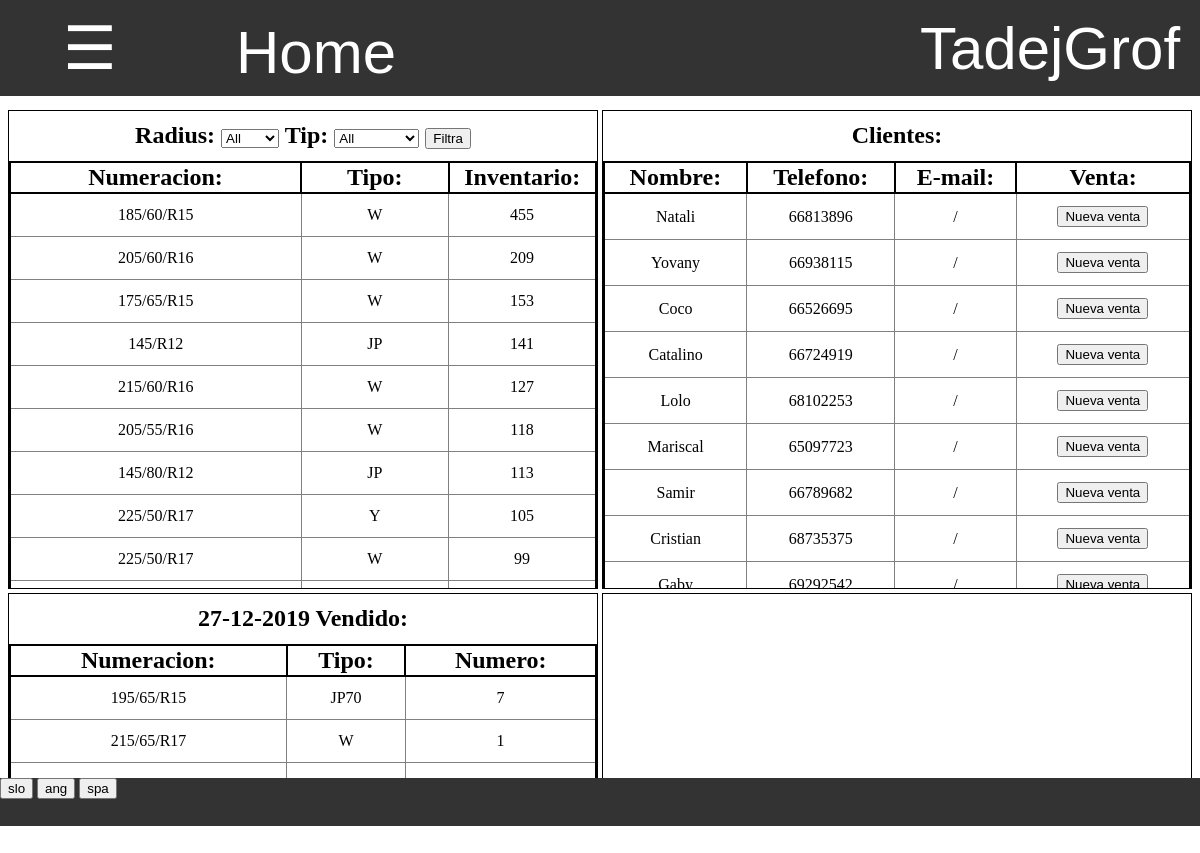
The app's page / (signed in) with its own data.
### program/models.py (models this page shows)
class Profil(models.Model):
    user = models.OneToOneField(User,on_delete=models.CASCADE)
    jezik =  models.CharField(default="spa",max_length=3, choices=JEZIKI)

### prodaja/models.py (models this page shows, shortened)
class Stranka(models.Model):
    prodaja = models.ForeignKey(Prodaja, default=1, on_delete=models.CASCADE)
    naziv = models.CharField(default="", max_length=30)
    ime = models.CharField(default="", max_length=30)
    telefon = models.CharField(default="", max_length=20)
    mail = models.CharField(default="",max_length=40)
    naslov = models.OneToOneField(Naslov, on_delete=models.CASCADE, default=0)
    davcna = models.CharField(default="", max_length=30)
    status = models.CharField(default='aktivno',max_length=10)
    stevilo_kupljenih = models.IntegerField(default=0)
    skupna_cena_kupljenih = models.DecimalField(decimal_places=1,max_digits=5,default=0)
    @property
    def ima_aktivno_prodajo(self):
        return self.baza_set.all().filter(status="aktivno").exists()

### zaloga/models.py (models this page shows, shortened)
class Dnevna_prodaja(models.Model):
    zaloga = models.ForeignKey(Zaloga, default=1, on_delete=models.CASCADE)
    prodaja = models.ForeignKey(Prodaja, default=1, on_delete=models.CASCADE)
    datum = models.DateField(default=timezone.now)
    title = models.CharField(default="", max_length=20)
    tip = 'dnevna_prodaja'
    skupna_cena = models.DecimalField(decimal_places=2,max_digits=6,default=0)
    skupno_stevilo = models.IntegerField(default = 0)
    @property
    def racuni(self):
        return self.baza_set.filter(tip='racun',status='veljavno').order_by('-pk').prefetch_related('vnos_set')
    @property
    def prodane(self):
        prodane = {}
        for racun in self.racuni:
            for vnos in racun.vnos_set.all():
                dimenzija_vnos = str(vnos.dimenzija) + '-' + vnos.tip
                if dimenzija_vnos in prodane:
                    prodane[dimenzija_vnos]['stevilo'] += vnos.stevilo
                    prodane[dimenzija_vnos]['cena'] += vnos.cena * vnos.stevilo
                else:
                    slovar = {'dimenzija':vnos.dimenzija.dimenzija, 'stevilo':vnos.stevilo,'tip':vnos.tip,'cena':vnos.cena * vnos.stevilo}
                    prodane.update({dimenzija_vnos:slovar})
        return prodane

### program/views.py (the view)
# urls.py: path('', views.home_page, name='home_page'),
@login_required
def home_page(request):
    stranke = prodaja.stranka_set.all().filter(status="aktivno")
    tip = request.GET.get('tip','all')
    radius = request.GET.get('radius','all')
    if tip == "all":
        sestavine = zaloga.vrni_top_10(radius)
    elif radius == "all":
        sestavine = zaloga.sestavina_set.all().order_by('-' + tip)[:10].values('dimenzija__dimenzija',tip)
        for sestavina in sestavine:
            sestavina.update({'tip':tip})
    else:
        sestavine = zaloga.sestavina_set.all().filter(dimenzija__radius = radius).order_by('-' + tip)[:10].values('dimenzija__dimenzija',tip)
        for sestavina in sestavine:
            sestavina.update({'tip':tip})
    danasnja_prodaja = Dnevna_prodaja.objects.filter(datum = datetime.date.today()).first()
    slovar = {
        'dnevna_prodaja':danasnja_prodaja,
        'stranke':stranke,
        'sestavine':sestavine,
        'tip':tip,
        }
    return pokazi_stran(request, 'program/home_page.html', slovar)

### program/models.py (called while the page is built)
    @property
    def vrni_jezike(self):
        return JEZIKI

### program/views.py (called while the page is built)
def vrni_slovar(request):
    with open('slovar.json') as dat:
        slovar = json.load(dat)
    return slovar

def pokazi_stran(request, html, baze={}):
    slovar = {'zaloga':zaloga,'program':program,'slovar':vrni_slovar(request),'jezik':request.user.profil.jezik}
    slovar.update(baze)
    return render(request, html, slovar)

### zaloga/models.py (called while the page is built)
    @property
    def vrni_razlicne_radiuse(self):
        razlicni_radiusi = []
        for radius in self.sestavina_set.all().values('dimenzija__radius').distinct().order_by('dimenzija__radius'):
            razlicni_radiusi.append(radius['dimenzija__radius'])
        return razlicni_radiusi

    @property
    def vrni_tipe(self):
        return TIPI_SESTAVINE

    def __str__(self):
        return self.dimenzija

### zaloga/templatetags/zaloga_exstras.py (called while the page is built)
@register.filter
def keyvalue(dict, key):
    return dict[key]

### program/templates/program/home_page.html (shortened to what this page needs)
{% extends 'program/base.html' %}
{% load zaloga_exstras %}
{% block content %}
    <div style="height:2%"></div>
    {% if perms.zaloga.view_zaloga %}
        <div class="cetrt pogoste_dimenzije">
            <h2>
                Radius:
                <select name="radius" form="top10">
                    <option value="all"> All </option>
                </select>
                Tip:
                <select name="tip" form="top10">
                    <option value="all"> All </option>
                </select>
                <form style="display:inline-block" id="top10" action="{% url 'home_page' %}" method="GET">
                    <input type="submit" value="{{slovar|keyvalue:'Filtriraj'|keyvalue:jezik}}">
                </form>
            </h2>
            <table style="table-layout: fixed; width: 100% " class="tabela_vnosov">
                <tr>
                    <th width="50%"> {{slovar|keyvalue:'Dimenzija'|keyvalue:jezik}}:</th>
                    <th width="25%"> {{slovar|keyvalue:'Tip'|keyvalue:jezik}}: </th>
                    <th width="25%"> {{slovar|keyvalue:'Zaloga'|keyvalue:jezik}}: </th>
                </tr>
                {% for sestavina in sestavine %}
                    <tr>
                        <td> {{sestavina.dimenzija__dimenzija}} </td>
                        {% with sestavina.tip as tip_sestavine %}
                        <td> {{tip_sestavine}} </td>
                        <td> {{sestavina|keyvalue:tip_sestavine}} </td>
                        {% endwith %}
                    <tr>
                {% endfor %}
            </table>
        </div>
    {% endif %}
    {% if perms.prodaja.view_stranka %}
    <div class="cetrt stranke">
        <h2> {{slovar|keyvalue:'Stranke'|keyvalue:jezik}}: </h2>
        <table class="tabela_vnosov">
            <tr class="header">
                <th> {{slovar|keyvalue:'Naziv'|keyvalue:jezik}}: </th>
                <th> {{slovar|keyvalue:'Telefon'|keyvalue:jezik}}: </th>
                <th> {{slovar|keyvalue:'E-mail'|keyvalue:jezik}}: </th>
                <th> {{slovar|keyvalue:'Prodaja'|keyvalue:jezik}}: </th>
            </tr>
            {% for stranka in stranke %}
                <tr>
                    <td> {{stranka.naziv}} </td>
                    <td> {{stranka.telefon}} </td>
                    <td> {{stranka.mail}} </td>
                    <td>
                        {% if stranka.ima_aktivno_prodajo %}
                            <form action="{% url 'baza' 'vele_prodaja' stranka.aktivna_prodaja.pk %}" method="GET">
                                <input type="submit" value="{{slovar|keyvalue:'Ogled'|keyvalue:jezik}}">
                            </form>
                        {% else %}
                            <form action="{% url 'nova_baza' 'vele_prodaja' %}" method="POST" onsubmit="return Confirm()">
                                <input type="submit" value="{{slovar|keyvalue:'Nova prodaja'|keyvalue:jezik}}">
                            </form>
                        {% endif %}
                    </tr>
            {% endfor %}
        </table>
    </div>
    {% endif %}
    {% if perms.zaloga.view_dnevna_prodaja %}
    <div class="cetrt dnevna_prodaja">
        {% if dnevna_prodaja == None %}
            <h1>
                {{zaloga.danes}}
            </h1>
            <div class="ustvari_prodajo" style="margin-top:5%">
                <form style="width:90%;height:50%;display:inline-block" action="{% url 'nova_dnevna_prodaja' %}" method="POST">
                    {% csrf_token %}
                    <input style="width:60%;height:70%;font-size:5vh" type="submit" value="{{slovar|keyvalue:'Nova dnevna prodaja'|keyvalue:jezik}}">
                </form>
            </div>
        {% else %}
            <h2> {{dnevna_prodaja.title}} {{slovar|keyvalue:'Prodane'|keyvalue:jezik}}: </h2>
            <table class="tabela_vnosov">
                <tr>
                    <th> {{slovar|keyvalue:'Dimenzija'|keyvalue:jezik}}:</th>
                    <th> {{slovar|keyvalue:'Tip'|keyvalue:jezik}}: </th>
                    <th> {{slovar|keyvalue:'Stevilo'|keyvalue:jezik}}: </th>
                </tr>
                {% with dnevna_prodaja.prodane as prodane %}
                {% for prodana in prodane %}
                    <tr>
                        <td> {{prodane|keyvalue:prodana|keyvalue:'dimenzija'}} </td>
                        <td> {{prodane|keyvalue:prodana|keyvalue:'tip'}} </td>
                        <td> {{prodane|keyvalue:prodana|keyvalue:'stevilo'}} </td>
                    </tr>
                {% endfor %}
                {% endwith %}
            </table>
        {% endif %}
    </div>
    {% endif %}
    <div class="cetrt info">
    </div>
{% endblock %}

### program/templates/css/navbar.html (shortened to what this page needs)
{% load zaloga_exstras %}
<div id="navbar" class="navbar">
    <button onclick="odpri()" class="nav" style="width:15%"> ☰ </button>
    <a style="width:20%" href="/">Home</a>
    <div class="racun dropdown" id="racun">
        <button class="dropbtn" >{{ user.get_username }}
        </button>
    </div>
</div>

### program/static/css/footer.css (style rules this page uses)
div { margin: 0%; padding: 0%; }
div input { margin: 0%; }
div form { margin:0%; padding: 0% }

### program/templates/program/base.html (style rules this page uses)
body { margin: 0%; padding: 0%; overflow:hidden; }
div { margin: 0%; padding: 0%; }

### program/templates/css/tabele.html (style rules this page uses)
table.tabela_vnosov { width:100%; border-spacing:0; border: 2px solid black; border-collapse: collapse; padding:0.5% }
table.tabela_vnosov th { border: 2px solid black; border-collapse: collapse; font-size: 150%; }
table.tabela_vnosov td { font-size: 100%; text-align: center; border: 1px solid grey; padding: 1vmin; border-collapse: collapse; }

### program/templates/css/navbar.html (style rules this page uses)
.navbar { overflow: hidden; background-color: #333; font-family: Arial; height:12% }
.navbar a { float: left; font-size: 5vmin; color: white; text-align: center; padding: 18px 16px; text-decoration:none; height:100%; }
.navbar .dropdown, .nav { float: left; height:100%; width:100%; margin:0; overflow:hidden; }
.navbar .dropdown .dropbtn, .nav { font-size: 5vmin; border: none; outline: none; color: white; padding: 12px 16px; width:100%; height:100%; background-color: inherit; font-family: inherit; margin: 0; }
.navbar .racun { float:right; width:300px; overflow:hidden }

### program/templates/program/home_page.html (style rules this page uses)
div.cetrt { height:70%; width:49%; margin:0%; padding:0%; display:inline-block; overflow:auto; border:1px solid black }
h2 { margin: 2%; }

### records on screen
Profil: jezik "Filtra", jezik "Numeracion", jezik "Tipo", jezik "Inventario", jezik "Clientes", jezik "Nombre", jezik "Telefono", jezik "E-mail", jezik "Venta", jezik "Nueva venta", jezik "Vendido", jezik "Numero"
Stranka: naziv "Natali", telefon "66813896", mail "/"
Stranka: naziv "Yovany", telefon "66938115", mail "/"
Stranka: naziv "Coco", telefon "66526695", mail "/"
Stranka: naziv "Catalino", telefon "66724919", mail "/"
Stranka: naziv "Lolo", telefon "68102253", mail "/"
Stranka: naziv "Mariscal", telefon "65097723", mail "/"
Stranka: naziv "Samir", telefon "66789682", mail "/"
Stranka: naziv "Cristian", telefon "68735375", mail "/"
Stranka: naziv "Gaby", telefon "69292542", mail "/"
Dnevna_prodaja: title "27-12-2019"

### other values on screen
{{ user.get_username }} "TadejGrof"
{{ sestavina.dimenzija__dimenzija }} "185/60/R15" "205/60/R16" "175/65/R15" "145/R12" "215/60/R16" "205/55/R16" "145/80/R12" "225/50/R17" "225/50/R17"
{{ tip_sestavine }} "W" "W" "W" "JP" "W" "W" "JP" "Y" "W"
{{ sestavina|keyvalue:tip_sestavine }} "455" "209" "153" "141" "127" "118" "113" "105" "99"
{{ prodane|keyvalue:prodana|keyvalue:'dimenzija' }} "195/65/R15" "215/65/R17"
{{ prodane|keyvalue:prodana|keyvalue:'tip' }} "JP70" "W"
{{ prodane|keyvalue:prodana|keyvalue:'stevilo' }} "7" "1"
